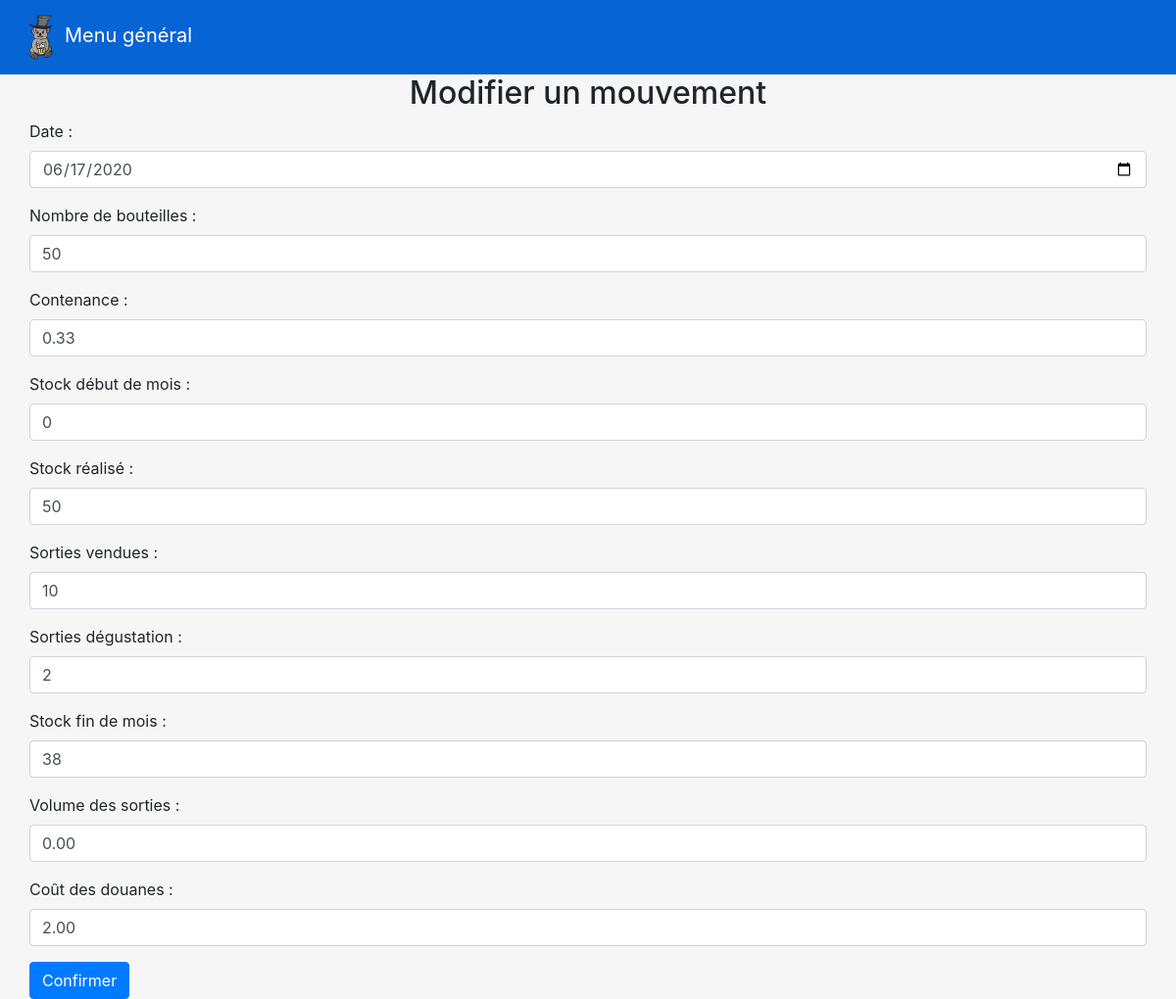
Page /clemence/modifierMouvement.php?id=3 (signed in) on the committed database.
### tables this page shows
CREATE TABLE IF NOT EXISTS `mouvement` (
  `id` int(11) NOT NULL AUTO_INCREMENT,
  `date` date NOT NULL,
  `contenance` double NOT NULL DEFAULT 0,
  `nbBouteilles` int(11) NOT NULL,
  `code` varchar(15) NOT NULL,
  `stockDebMois` int(5) DEFAULT NULL,
  `stockRealise` int(5) DEFAULT NULL,
  `sortiesVendues` int(5) DEFAULT NULL,
  `sortiesDeg` int(5) DEFAULT NULL,
  `stockFinMois` int(5) DEFAULT NULL,
  `volSorties` double(2,2) DEFAULT NULL,
  `coutDouanes` double(5,2) DEFAULT NULL,
  PRIMARY KEY (`id`),
  KEY `Mouvement_Brassin_FK` (`code`),
  CONSTRAINT `Mouvement_Brassin_FK` FOREIGN KEY (`code`) REFERENCES `brassin` (`code`)
);

### clemence/classes/BDD.php (called while the page is built, shortened)
<?php
class BDD{
	private static $serveur="mysql:host=127.0.0.1";
	private static $bdd="dbname=brasserie";
	private static $user="clemence";
	private static $mdp="clemence";
	private $laConnexion;
	public function __construct()
	{
    	$this->laConnexion = new PDO(BDD::$serveur.';'.BDD::$bdd, BDD::$user, BDD::$mdp);
		$this->laConnexion->query("SET CHARACTER SET utf8");
	}
	public function recupMouvement($id){
		$req='select * from mouvement where mouvement.id='.$id.';';
		$res=$this->laConnexion->query($req);
		$lesLignes=$res->fetchAll();
		$val=$lesLignes[0];
		$m = new Mouvement();
			$m->setId($val[0]);
			$m->setDate($val[1]);
			$m->setContenance($val[2]);
			$m->setNbBouteilles($val[3]);
			$m->setCode($val[4]);
			$m->setStockDebMois($val[5]);
			$m->setStockRealise($val[6]);
			$m->setSortiesVendues($val[7]);
			$m->setSortiesDeg($val[8]);
			$m->setStockFinMois($val[9]);
			$m->setVolSorties($val[10]);
			$m->setCoutDouanes($val[11]);
		return $m;
	}
}
?>

### clemence/classes/Mouvement.php (called while the page is built, shortened)
<?php
class Mouvement{
	private $date;
	private $contenance;
	private $nbBouteilles;
	private $stockDebMois;
	private $stockRealise;
	private $sortiesVendues;
	private $sortiesDeg;
	private $stockFinMois;
	private $volSorties;
	private $coutDouanes;
	public function getDate(){
		return $this->date;
	}
	public function getContenance(){
		return $this->contenance;
	}
	public function getNbBouteilles(){
		return $this->nbBouteilles;
	}
	public function getStockDebMois(){
		return $this->stockDebMois;
	}
	public function getStockRealise(){
		return $this->stockRealise;
	}
	public function getSortiesVendues(){
		return $this->sortiesVendues;
	}
	public function getSortiesDeg(){
		return $this->sortiesDeg;
	}
	public function getStockFinMois(){
		return $this->stockFinMois;
	}
	public function getVolSorties(){
		return $this->volSorties;
	}
	public function getCoutDouanes(){
		return $this->coutDouanes;
	}
	public function setDate($d){
		$this->date = $d;
	}
	public function setContenance($c){
		$this->contenance = $c;
	}
	public function setNbBouteilles($b){
		$this->nbBouteilles = $b;
	}
	public function setStockDebMois($d){
		$this->stockDebMois = $d;
	}
	public function setStockRealise($r){
		$this->stockRealise = $r;
	}
	public function setSortiesVendues($v){
		$this->sortiesVendues = $v;
	}
	public function setSortiesDeg($d){
		$this->sortiesDeg = $d;
	}
	public function setStockFinMois($m){
		$this->stockFinMois = $m;
	}
	public function setVolSorties($s){
		$this->volSorties = $s;
	}
	public function setCoutDouanes($d){
		$this->coutDouanes = $d;
	}
}
?>

### clemence/modifierMouvement.php (the view, shortened to what this page needs)
<!DOCTYPE html>
<?php
    require_once('./classes/Mouvement.php');
    require_once('./classes/BDD.php');
    $base = new BDD();
    if(isset($_GET["id"]))
    {
        $lemouv = $base->recupMouvement($_GET["id"]);
    }
    else
    {
        header("Location: ./index.php");
        exit();
    }
?>
<html>
	<head>
		<link rel="stylesheet" href="https://stackpath.bootstrapcdn.com/bootstrap/4.5.0/css/bootstrap.min.css">
	</head>
	<body style="background-color: #F6F6F6;">
    	<nav class="navbar navbar-expand-lg navbar navbar-dark" style="background-color: #0764D5;">
            <a class="navbar-brand" href="index.php"><img src="./logo.png" href="index.php" height="50px" width="50px" />Menu général</a>
        </nav>
        <div class="container col-12">
            <div class="d-flex justify-content-between">
                <div class="col align-self-start">
                    <center><h2>Modifier un mouvement</h2></center>
                    <form name="nvBrassin" method="POST" action="">
                        <div class="form-group">
                            <label for="dateBrassage">Date : </label>
                            <input type="date" class="form-control" min="2020-01-01" name="dateMouv" value=<?php echo "'".$lemouv->getDate()."'" ?> />
                        </div>
                        <div class="form-group">
                            <label for="volumeAlcool">Nombre de bouteilles : </label>
                            <input type="text" class="form-control" name="nbBout" value=<?php echo "'".$lemouv->getNbBouteilles()."'" ?> />
                        </div>
                        <div class="form-group">
                            <label for="volumeAlcool">Contenance : </label>
                            <input type="text" class="form-control" name="contenance" value=<?php echo "'".$lemouv->getContenance()."'" ?> />
                        </div>
                        <div class="form-group">
                            <label for="dateMiseBouteille">Stock début de mois :  </label>
                            <input type="text" class="form-control" name="stockDeb" value=<?php echo "'".$lemouv->getStockDebMois()."'" ?> />
                        </div>
                        <div class="form-group">
                            <label for="dateMiseBouteille">Stock réalisé :  </label>
                            <input type="text" class="form-control" name="stockReal" value=<?php echo "'".$lemouv->getStockRealise()."'" ?> />
                        </div>
                        <div class="form-group">
                            <label for="dateMiseBouteille">Sorties vendues :  </label>
                            <input type="text" class="form-control" name="sortiesVend" value=<?php echo "'".$lemouv->getSortiesVendues()."'" ?> />
                        </div>
                        <div class="form-group">
                            <label for="dateMiseBouteille">Sorties dégustation :  </label>
                            <input type="text" class="form-control" name="sortiesDeg" value=<?php echo "'".$lemouv->getSortiesDeg()."'" ?> />
                        </div>
                        <div class="form-group">
                            <label for="dateMiseBouteille">Stock fin de mois :  </label>
                            <input type="text" class="form-control" name="stockFin" value=<?php echo "'".$lemouv->getStockFinMois()."'" ?> />
                        </div>
                        <div class="form-group">
                            <label for="dateMiseBouteille">Volume des sorties :  </label>
                            <input type="text" class="form-control" name="volumeSorties" value=<?php echo "'".$lemouv->getVolSorties()."'" ?> />
                        </div>
                        <div class="form-group">
                            <label for="dateMiseBouteille">Coût des douanes :  </label>
                            <input type="text" class="form-control" name="coutDouanes" value=<?php echo "'".$lemouv->getCoutDouanes()."'" ?> />
                        </div>
                        <input type="submit" class="btn btn-primary" name="OKMouv" value="Confirmer" />
                    </form>
                </div>
            </div>
        </div>
    </body>
</html>

### rows in the picture
mouvement: dateMouv "06/17/2020", nbBout "50", contenance "0.33", stockDeb "0", stockReal "50", sortiesVend "10", sortiesDeg "2", stockFin "38", volumeSorties "0.00", coutDouanes "2.00"
